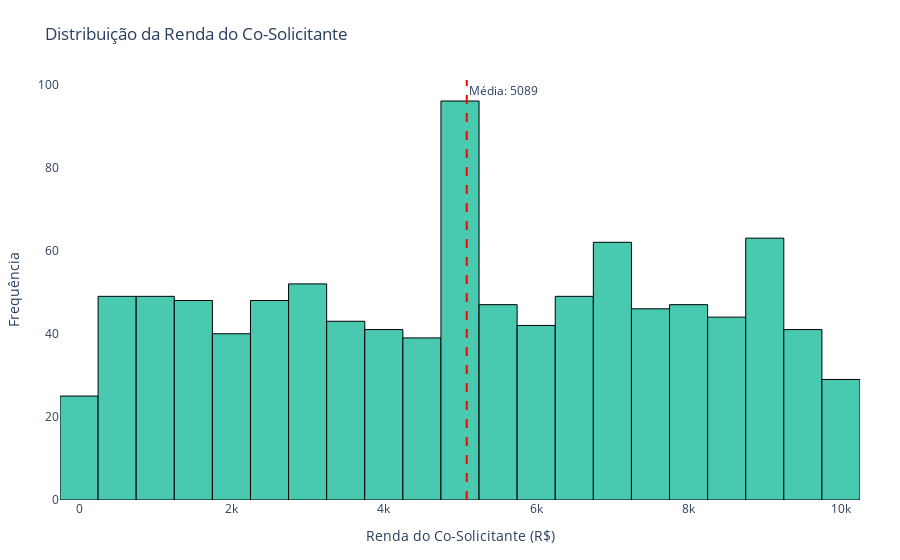

Notebook cell for this chart:
### Markdown cell above
#### **Histograma: Distribuição da renda do co-solicitante**

### Code cell
fig_coapplicant_income = px.histogram(
    df,
    x='Coapplicant_Income',
    nbins=30,
    color_discrete_sequence=['#48C9B0'],  # verde-água suave (diferente do azul anterior)
    title='Distribuição da Renda do Co-Solicitante',
    labels={'Coapplicant_Income': 'Renda do Co-Solicitante (R$)'}
)

# adiciona linha da média
mean_coincome = df['Coapplicant_Income'].mean()
fig_coapplicant_income.add_vline(
    x=mean_coincome,
    line_dash='dash',
    line_color='red',
    annotation_text=f"Média: {mean_coincome:.0f}",
    annotation_position='top right'
)

# ajustes visuais
fig_coapplicant_income.update_traces(
    marker_line_color='black',
    marker_line_width=1
)
fig_coapplicant_income.update_layout(
    xaxis_title='Renda do Co-Solicitante (R$)',
    yaxis_title='Frequência',
    plot_bgcolor='rgba(0,0,0,0)',
    margin=dict(t=80, l=60, r=40, b=60)
)

fig_coapplicant_income.show()

### Figure 1 — Plotly figure (JSON) as saved in the notebook; plotly's stock layout.template omitted (floating-point values rounded to 4 significant figures; data arrays with more than 128 entries replaced by an {"elided": "..."} marker saying what was removed)
{"data": [{"alignmentgroup": "True", "bingroup": "x", "hovertemplate": "Renda do Co-Solicitante (R$)=%{x}<br>count=%{y}<extra></extra>", "legendgroup": "", "marker": {"color": "#48C9B0", "line": {"color": "black", "width": 1}, "pattern": {"shape": ""}}, "name": "", "nbinsx": 30, "offsetgroup": "", "orientation": "v", "showlegend": false, "type": "histogram", "x": {"elided": "1000 float values"}, "xaxis": "x", "yaxis": "y"}], "layout": {"annotations": [{"showarrow": false, "text": "Média: 5089", "x": 5089.0, "xanchor": "left", "xref": "x", "y": 1, "yanchor": "top", "yref": "y domain"}], "barmode": "relative", "legend": {"tracegroupgap": 0}, "margin": {"b": 60, "l": 60, "r": 40, "t": 80}, "plot_bgcolor": "rgba(0,0,0,0)", "shapes": [{"line": {"color": "red", "dash": "dash"}, "type": "line", "x0": 5089.0, "x1": 5089.0, "xref": "x", "y0": 0, "y1": 1, "yref": "y domain"}], "title": {"text": "Distribuição da Renda do Co-Solicitante"}, "xaxis": {"anchor": "y", "domain": [0, 1], "title": {"text": "Renda do Co-Solicitante (R$)"}}, "yaxis": {"anchor": "x", "domain": [0, 1], "title": {"text": "Frequência"}}}}
